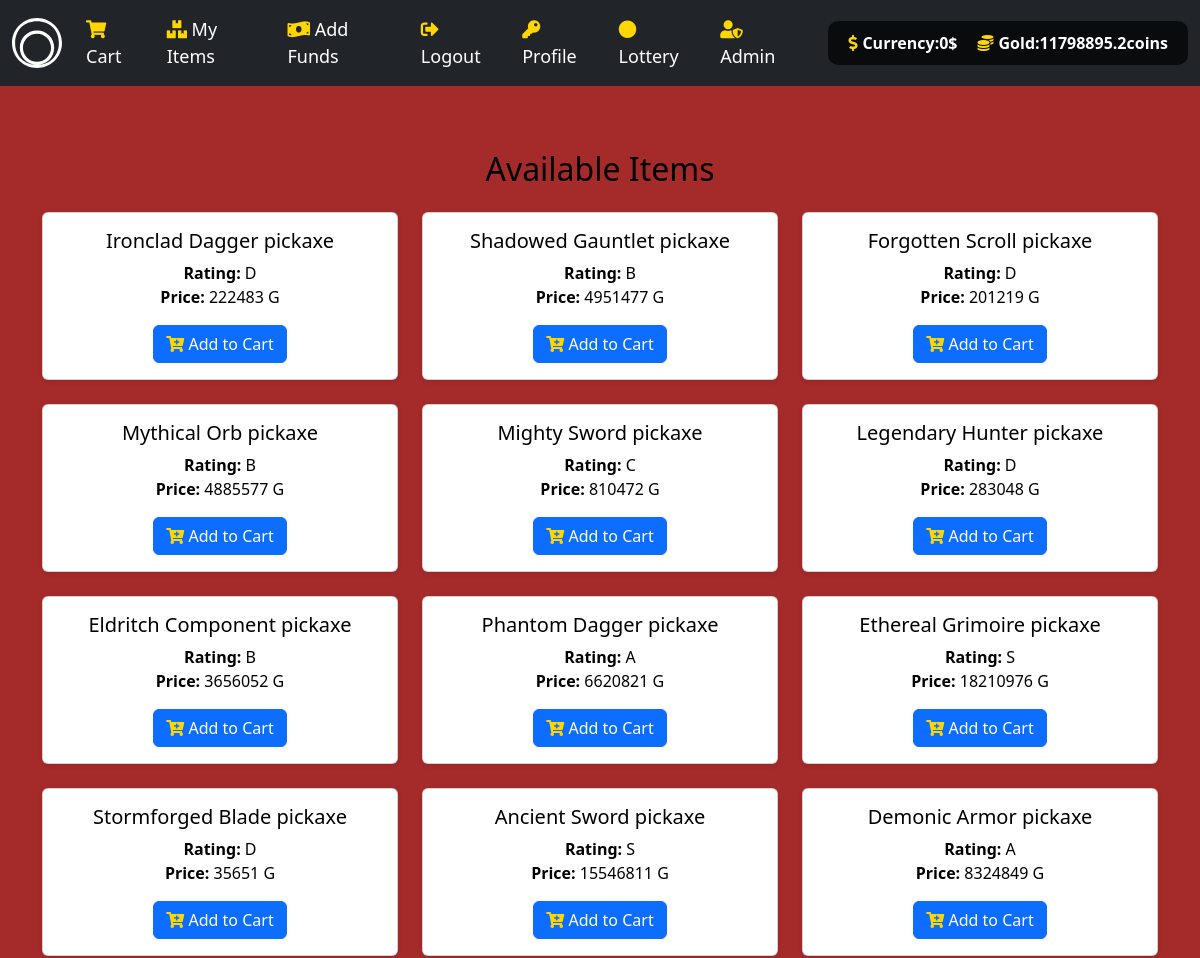
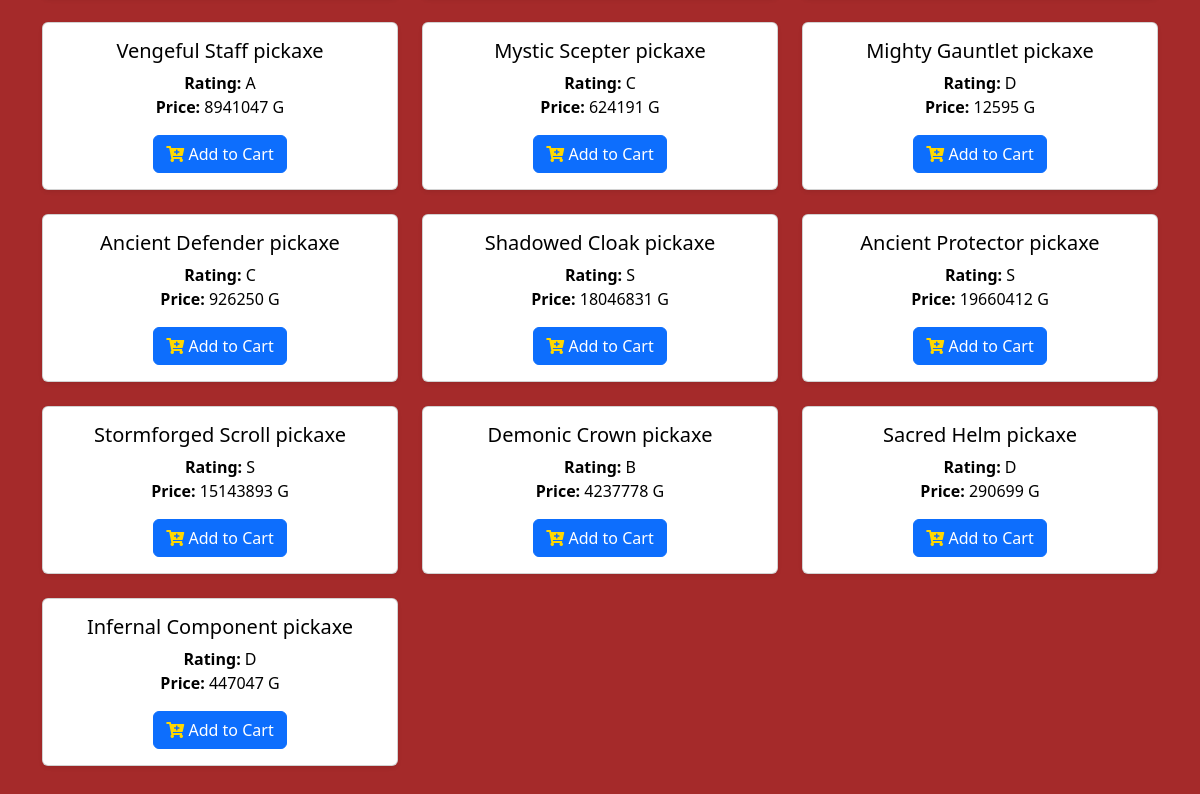
Screenshot of /item/pickaxe (signed in) with the database file from the repository (2 pictures, top to bottom).
### tables this page shows
CREATE TABLE user_store(ID int PRIMARY KEY,Funds int,Gold int);

CREATE TABLE object(Object_ID int PRIMARY KEY,
Object_Name varchar(100),
Object_type varchar(20),
listing varchar(2),
rating varchar(1),
price int,
image_src varchar(1000));

### main.py (the view)
@app.get("/item/{category}", response_class=HTMLResponse)
async def get_category_items(request: Request, category: str):
    if category not in categories:
        return HTMLResponse(content="Category not found", status_code=404)
    user = request.session.get("user")
    items = listed_object_data_generator(category)
    L = balance_checker(user)
    L = list(L[0])
    if category == "gold":
        return RedirectResponse("/gold")
    context = {
        "request": request,
        "items": items,
        "user": user,
        "cash": L[0],
        "cashG": L[1]
    }
    return templates.TemplateResponse(f"{category}.html", context)

### templates/pickaxe.html
{% extends "sword.html" %}

### templates/sword.html (shortened to what this page needs)
{% extends "layout.html" %}
{% block main %}
<div class="container mt-3">
    <h2 class="mb-4 text-center">Available Items</h2>
    <div id="item-container" class="row">
        {% for i in items %}
        <div class="col-md-4 mb-4">
            <div class="card shadow-sm h-100">
                <div class="card-body">
                    <h5 class="card-title">{{ i[1] }}</h5>
                    <p class="card-text">
                        <strong>Rating:</strong> {{ i[4] }}<br>
                        <strong>Price:</strong> {{ i[5] }} G
                    </p>
                    <button onclick="addToCart( '{{ i[0] }}'  , '{{ i[2] }}')" class="btn btn-primary btn-block">
                        <i class="fas fa-cart-plus"></i> Add to Cart
                    </button>
                </div>
            </div>
        </div>
        {% endfor %}
    </div>
</div>
{% endblock %}

### templates/layout.html (shortened to what this page needs)
<!DOCTYPE html>
<html lang="en">
<head>
    <link href="https://cdn.jsdelivr.net/npm/bootstrap@5.2.3/dist/css/bootstrap.min.css" rel="stylesheet">
    <link href="https://cdnjs.cloudflare.com/ajax/libs/font-awesome/5.15.1/css/all.min.css" rel="stylesheet">
    <link href="/static/CSSS.css" rel="stylesheet">
</head>
<body>
    <nav class="navbar navbar-expand-lg navbar-dark bg-dark">
        <div class="container-fluid">
            <a class="navbar-brand" href="/">
            </a>
            <div class="collapse navbar-collapse" id="mynavbar">
                {% if user %}
                <ul class="navbar-nav me-auto">
                    <li class="nav-item"><a class="nav-link" href="/cart"><i class="fas fa-shopping-cart"></i> Cart</a></li>
                    <li class="nav-item"><a class="nav-link" href="/objs"><i class="fas fa-boxes"></i> My Items</a></li>
                    <li class="nav-item"><a class="nav-link" href="/buy"><i class="fas fa-money-bill-wave"></i> Add Funds</a></li>
                    <li class="nav-item"><a class="nav-link" href="/logout"><i class="fas fa-sign-out-alt"></i> Logout</a></li>
                    <li class="nav-item"><a class="nav-link" href="/profile"><i class="fas fa-key"></i> Profile </a></li>
                    <li class="nav-item"><a class="nav-link" href="/lottery-wheel"><i class="fas fa-circle"></i> Lottery</a></li>
                    {% if user == 1 %}
                    <li class="nav-item"><a class="nav-link" href="/admin"><i class="fas fa-user-shield"></i> Admin</a></li>
                    {% endif %}
                </ul>
                <div class="balance-widget">
                    <div class="value">
                        <i class="fas fa-dollar-sign"></i> Currency: <span id="cash">{{ cash }}</span> $
                    </div>
                    <div class="value">
                        <i class="fas fa-coins"></i> Gold: <span id="cashG">{{ cashG }}</span> coins
                    </div>
                </div>
                {% else %}
                <ul class="navbar-nav me-auto">
                    <li class="nav-item"><a class="nav-link" href="/register"><i class="fas fa-user-plus"></i> Register</a></li>
                    <li class="nav-item"><a class="nav-link" href="/login"><i class="fas fa-sign-in-alt"></i> Login</a></li>
                </ul>
                {% endif %}
            </div>
        </div>
    </nav>
    <main class="container-fluid py-5 text-center main-content">
        {% block main %}{% endblock %}
    </main>
</body>
</html>

### templates/layout.html (style rules this page uses)
body { background-color: brown; background-size: cover; background-position: center; background-repeat: repeat; height: 100vh; color: white; }
.navbar-brand img, .navbar-brand svg { height: 50px; }
.balance-widget { background-color: rgba(0, 0, 0, 0.7); border-radius: 10px; padding: 10px; margin-left: 15px; display: flex; align-items: center; justify-content: center; color: white; }
.balance-widget .value { margin: 0 10px; font-weight: bold; display: flex; align-items: center; }
.balance-widget i { margin-right: 5px; }
.navbar-nav .nav-link { color: white; font-size: 18px; margin-right: 10px; }
.main-content { padding: 20px; border-radius: 10px; color: black; }
.fas, .far { color: #ffd700; }

### rows the page displays
user_store: Gold "11798895.2"
object: Object_Name "Ironclad Dagger pickaxe", rating "D", price "222483"
object: Object_Name "Shadowed Gauntlet pickaxe", rating "B", price "4951477"
object: Object_Name "Forgotten Scroll pickaxe", rating "D", price "201219"
object: Object_Name "Mythical Orb pickaxe", rating "B", price "4885577"
object: Object_Name "Mighty Sword pickaxe", rating "C", price "810472"
object: Object_Name "Legendary Hunter pickaxe", rating "D", price "283048"
object: Object_Name "Eldritch Component pickaxe", rating "B", price "3656052"
object: Object_Name "Phantom Dagger pickaxe", rating "A", price "6620821"
object: Object_Name "Ethereal Grimoire pickaxe", rating "S", price "18210976"
object: Object_Name "Stormforged Blade pickaxe", rating "D", price "35651"
object: Object_Name "Ancient Sword pickaxe", rating "S", price "15546811"
object: Object_Name "Demonic Armor pickaxe", rating "A", price "8324849"
object: Object_Name "Vengeful Staff pickaxe", rating "A", price "8941047"
object: Object_Name "Mystic Scepter pickaxe", rating "C", price "624191"
object: Object_Name "Mighty Gauntlet pickaxe", rating "D", price "12595"
object: Object_Name "Ancient Defender pickaxe", rating "C", price "926250"
object: Object_Name "Shadowed Cloak pickaxe", rating "S", price "18046831"
object: Object_Name "Ancient Protector pickaxe", rating "S", price "19660412"
object: Object_Name "Stormforged Scroll pickaxe", rating "S", price "15143893"
object: Object_Name "Demonic Crown pickaxe", rating "B", price "4237778"
object: Object_Name "Sacred Helm pickaxe", rating "D", price "290699"
object: Object_Name "Infernal Component pickaxe", rating "D", price "447047"

### other values shown
{{ cash }} "0"
